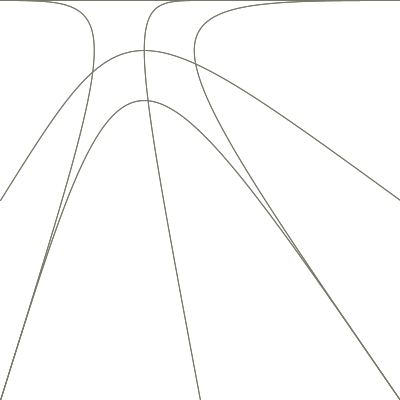
Frame 1 (no input)
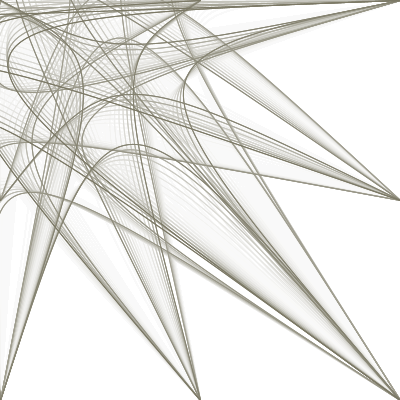
Frame 60 (the mouse pressed at the canvas centre just before this capture)
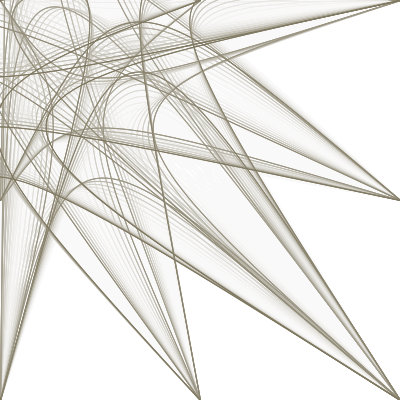
Frame 120 (the mouse held since frame 60 and released just before this capture)

The Processing sketch that drew these frames (run headless with seeded random() and noise(); from frame 60 on, the mouse is pressed at the canvas centre):

// Processing sketch: processing_22356
// ── processing_22356.pde

//read p 213 in your book for more information
// a polar coordinate
float r = 125; // radius value
float theta = 0;
void setup () {
size (400, 400);
background (255);
smooth();
}
void draw () {
// polar to cartesian conversion
noStroke ();
fill (255, 20);
rect (0, 0, width, height);
float x = r*cos(theta); //add random values to jitter
float y = r* sin (theta); //add random values to jitter
//draw an ellipse at x, y
noStroke ();
int s = second(); // call the second value
stroke(map (s, 0, 70, 0, 255), 120, 240-map(s, 0, 59, 0, 240)); // map the second value change color over time
noFill();
strokeWeight (1);

    bezier(0,0,x,y,x,y,width,0);
    bezier(0,height,x,y,x,y,width,height);
    bezier(0,height/2,x,y,x,y,width,height/2);
    bezier(width/2,0,x,y,x,y,width/2,height);
    bezier(0,height,x,y,x,y,0,0);
    bezier(width,0,x,y,x,y,width,height);



//increment the angle
theta += 2; //increase this value to go faster

bezier(0,0,x,y,x,y,width,0);
    bezier(0,height,x,y,x,y,width,height);
    bezier(0,height/2,x,y,x,y,width,height/2);
    bezier(width/2,0,x,y,x,y,width/2,height);
    bezier(0,height,x,y,x,y,0,0);
    bezier(width,0,x,y,x,y,width,height);
    
    theta += .5;
}
